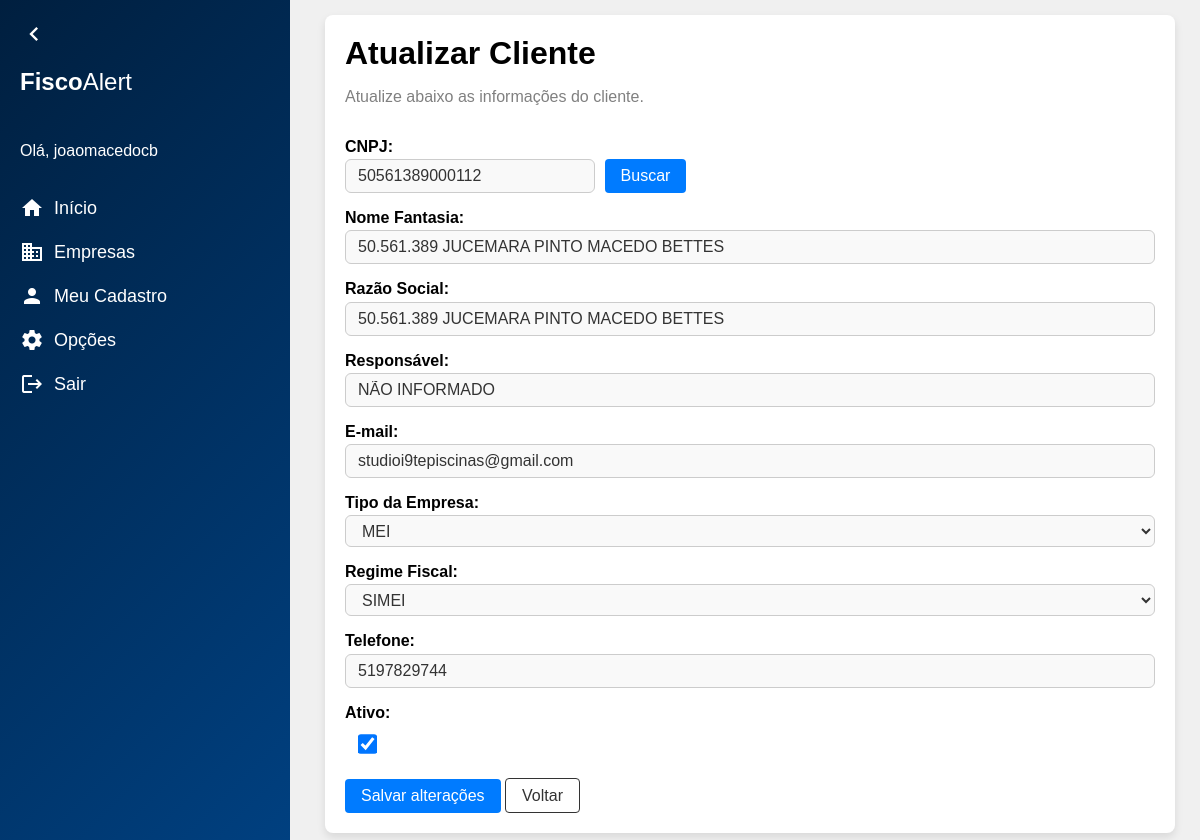
/cliente/8/update/ (signed in), run on an earlier commit of the app's database.
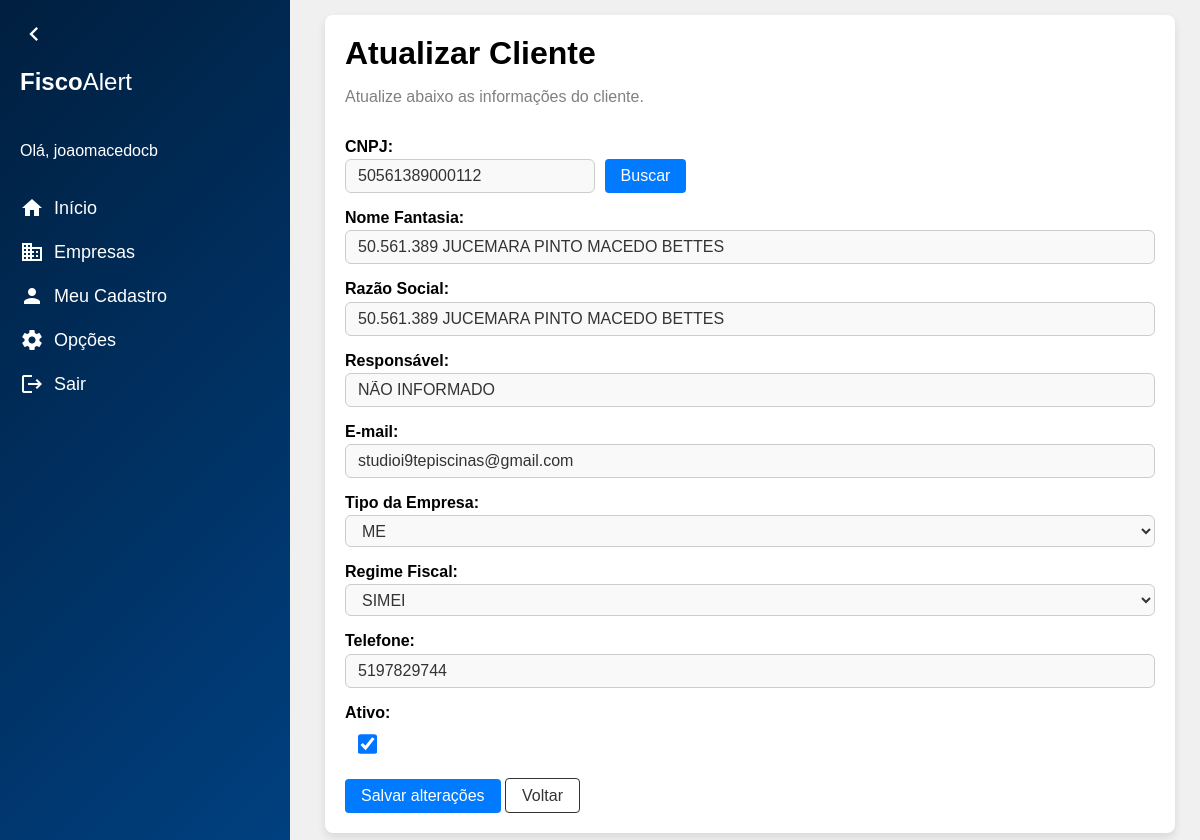
And on a later commit of the database.
### clientes/models.py (models this page shows, shortened)
class Cliente(models.Model):
    id = models.AutoField(primary_key=True)
    nome_fantasia = models.CharField(max_length=200)
    razao_social = models.CharField(max_length=200)
    cnpj = models.CharField(max_length=14, blank=True, null=True)
    responsavel_tecnico = models.CharField(max_length=50)
    email = models.CharField(max_length=200, blank=True, null=True)
    tipo_empresa = models.ForeignKey(TipoEmpresa, on_delete=models.PROTECT, related_name='tipo_empresa', blank= True, null= True)
    regime_fiscal = models.ForeignKey(RegimeFiscal, on_delete=models.PROTECT, related_name= 'regime_fiscal')
    data_inclusao = models.DateField(blank= True, null= True)
    data_exclusao = models.DateField(blank= True, null= True)
    ultima_atualizacao = models.DateTimeField(blank=True, null=True)
    status = models.CharField(max_length=20, blank= True, null= True)
    telefone = models.CharField(
        max_length=15, blank=True, null=True,
        validators=[
            RegexValidator(
                regex=r'^\d{10,11}$',
                message="O número de telefone deve conter apenas dígitos e ter 10 ou 11 dígitos."
            )
        ]
    )
    ativo = models.BooleanField(default=True)
    escritorio = models.ForeignKey(Escritorio, on_delete=models.PROTECT, related_name='escritorio', blank= True, null= True)

### clientes/views.py (the view)
# urls.py: path('cliente/<int:pk>/update/', ClienteUpdateView.as_view(), name = 'cliente_update'),
@method_decorator(login_required, name='dispatch')
class ClienteUpdateView(UpdateView):
    model = Cliente
    form_class = ClienteForm
    template_name = 'cliente_update.html'
    success_url = reverse_lazy('clientes')

### clientes/forms.py (shortened to what this page needs)
class ClienteForm(forms.ModelForm):
    telefone = forms.CharField(
        max_length=15,
        required=False,
        label="Telefone",
        validators=[
            RegexValidator(
                regex=r'^\d{10,11}$',
                message="O número de telefone deve conter apenas dígitos e ter 10 ou 11 dígitos."
            )
        ]
    )
    class Meta:
        model = Cliente
        fields = [
            'cnpj',
            'nome_fantasia',
            'razao_social',
            'responsavel_tecnico',
            'email',
            'tipo_empresa',
            'regime_fiscal',
            'telefone',
            'ativo',
        ]
        labels = {
            'cnpj': "CNPJ",
            'nome_fantasia': "Nome Fantasia",
            'razao_social': "Razão Social",
            'responsavel_tecnico': "Responsável",
            'email': "E-mail",
            'tipo_empresa': "Tipo da Empresa",
            'regime_fiscal': "Regime Fiscal",
            'telefone': "Telefone",
            'ativo': "Ativo"
        }

### clientes/models.py (called while the page is built)
    def __str__(self):
        return self.nome

    def __str__(self):
        return self.nome

### clientes/templates/cliente_update.html (shortened to what this page needs)
{% extends "base.html" %}
{% block content %}
<div class="content">
    <div class="container">
        <div class="title">Atualizar Cliente</div>
        <p>Atualize abaixo as informações do cliente.</p>
        <form method="post" enctype="multipart/form-data" class="formulario-cliente">
            <div class="form-group">
                {{ form.cnpj.label_tag }}
                <div class="input-group">
                    {{ form.cnpj }}
                    <button type="button" id="buscar-cnpj" class="botao-primario">Buscar</button>
                </div>
            </div>
            {% for field in form %}
            {% if field.name != "cnpj" %}
            <div class="form-group">
                {{ field.label_tag }}
                {{ field }}
            </div>
            {% endif %}
            {% endfor %}
            <div class="form-actions">
                <input type="submit" value="Salvar alterações" class="botao-primario">
                <a href="{% url 'clientes' %}" class="botao-secundario">Voltar</a>
            </div>
        </form>
    </div>
</div>
{% endblock %}

What changed in the data, as far as the page shows it:
changed Cliente "50.561.389 JUCEMARA PINTO MACEDO BETTES": tipo_empresa "MEI" → "ME"
